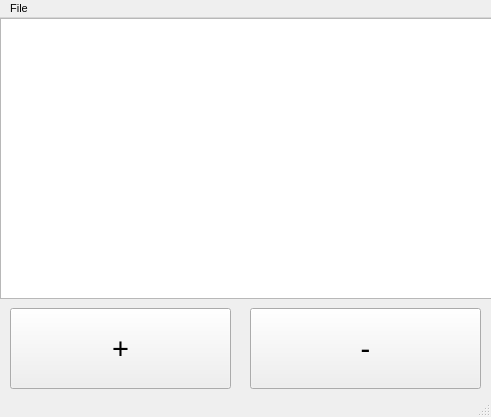
<?xml version="1.0" encoding="UTF-8"?>
<ui version="4.0">
 <class>MainWindow</class>
 <widget class="QMainWindow" name="MainWindow">
  <property name="geometry">
   <rect>
    <x>0</x>
    <y>0</y>
    <width>491</width>
    <height>417</height>
   </rect>
  </property>
  <property name="font">
   <font>
    <pointsize>8</pointsize>
   </font>
  </property>
  <property name="windowTitle">
   <string>MainWindow</string>
  </property>
  <widget class="QWidget" name="centralwidget">
   <widget class="QListView" name="listView">
    <property name="geometry">
     <rect>
      <x>0</x>
      <y>0</y>
      <width>561</width>
      <height>281</height>
     </rect>
    </property>
    <property name="font">
     <font>
      <pointsize>16</pointsize>
     </font>
    </property>
   </widget>
   <widget class="QPushButton" name="plusButton">
    <property name="geometry">
     <rect>
      <x>10</x>
      <y>290</y>
      <width>221</width>
      <height>81</height>
     </rect>
    </property>
    <property name="font">
     <font>
      <pointsize>22</pointsize>
     </font>
    </property>
    <property name="text">
     <string>+</string>
    </property>
   </widget>
   <widget class="QPushButton" name="minusButton">
    <property name="geometry">
     <rect>
      <x>250</x>
      <y>290</y>
      <width>231</width>
      <height>81</height>
     </rect>
    </property>
    <property name="font">
     <font>
      <pointsize>22</pointsize>
     </font>
    </property>
    <property name="text">
     <string>-</string>
    </property>
   </widget>
  </widget>
  <widget class="QMenuBar" name="menubar">
   <property name="geometry">
    <rect>
     <x>0</x>
     <y>0</y>
     <width>491</width>
     <height>19</height>
    </rect>
   </property>
   <widget class="QMenu" name="menuFile">
    <property name="title">
     <string>File</string>
    </property>
    <addaction name="actionLoad"/>
    <addaction name="actionSave"/>
   </widget>
   <addaction name="menuFile"/>
  </widget>
  <widget class="QStatusBar" name="statusbar"/>
  <action name="actionLoad">
   <property name="text">
    <string>Load</string>
   </property>
  </action>
  <action name="actionSave">
   <property name="text">
    <string>Save</string>
   </property>
  </action>
 </widget>
 <resources/>
 <connections/>
</ui>
